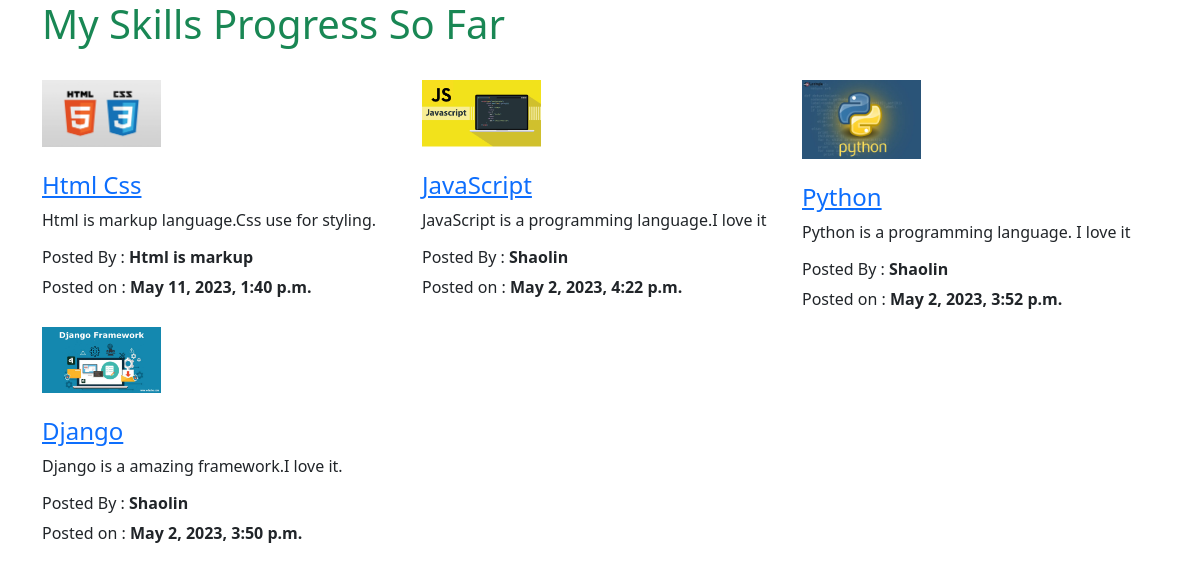
Screenshot of /skills/ with the database file from the repository.
### portfolio/models.py (models this page shows, shortened)
class Blogs(models.Model):
    title=models.CharField(max_length=60)
    description=models.TextField()
    authname=models.CharField(max_length=15)
    img=models.ImageField(upload_to='blog',blank=True,null=True)
    timeStamp=models.DateTimeField(auto_now_add=True,blank=True)

### portfolio/views.py (the view)
# urls.py: path('skills/',views.skills,name='skills'),
def skills(request):
    posts=Blogs.objects.all()
    context={"posts":posts}
    return render(request,'skills.html',context)

### templates/skills.html (shortened to what this page needs)
{% block stylecss %}
<link href="https://cdn.jsdelivr.net/npm/bootstrap@5.1.3/dist/css/bootstrap.min.css" rel="stylesheet">
{% endblock stylecss %}
{% block body %}
<section id="skills" class="skills">
    <div class="container">
      <h1 class="text-success">My Skills Progress So Far</h1>
      <br>
      <div class="row">
{% for post in posts reversed %}
        <div class="col-lg-4 col-md-6 icon-box" data-aos="fade-up">
          <div class="col-lg-4" data-aos="fade-right">
          <img src="{{post.img.url}}" class="img-fluid" alt="no-image">
        </div>
        <br>
          <h4 class="title"><a href="">{{post.title}}</a></h4>
          <p class="description">{{post.description}}</p>
          <h6>Posted By : <b>{{post.authname}} </b></h6>
          <p>Posted on : <b>{{post.timeStamp}} </b></p>
        </div>
{% endfor %}
      </div>
    </div>
  </section>
{% endblock body   %}

### rows the page displays
Blogs: img (picture), title "Html Css", description "Html is markup language.Css use for styling.", authname "Html is markup", timeStamp "May 11, 2023, 1:40 p.m."
Blogs: img (picture), title "JavaScript", description "JavaScript is a programming language.I love it", authname "Shaolin", timeStamp "May 2, 2023, 4:22 p.m."
Blogs: img (picture), title "Python", description "Python is a programming language. I love it", authname "Shaolin", timeStamp "May 2, 2023, 3:52 p.m."
Blogs: img (picture), title "Django", description "Django is a amazing framework.I love it.", authname "Shaolin", timeStamp "May 2, 2023, 3:50 p.m."
